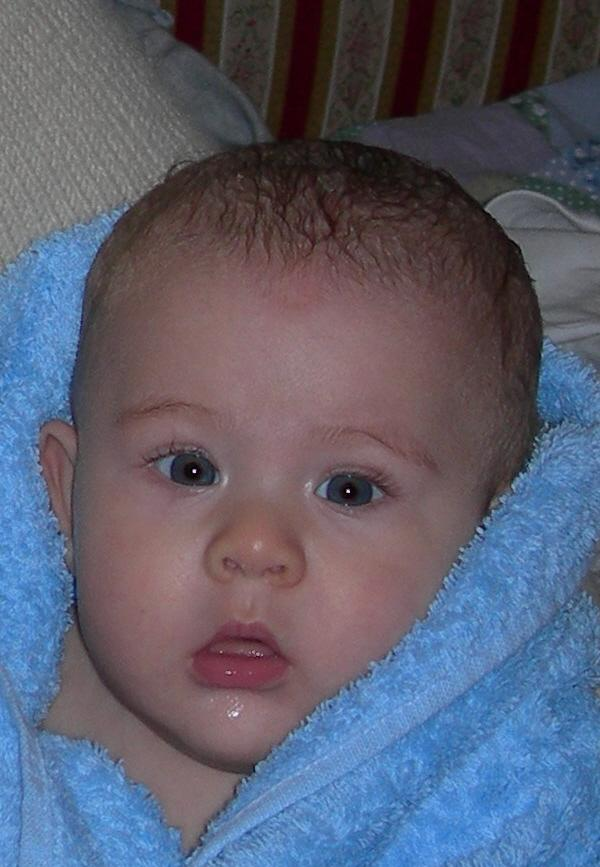
#> input picture Immagini/azzurro.jpg, 600 x 867 px, found by its file name
$ python Es_2_6_1.py
#> lines starting #> are read from the running program, lines starting #| are printed output that depends on the picture; after the words box and inside, x2 and y2 are one past the last pixel; in counts of white or black regions, pixels touching at a corner belong together
#> further down, x is the input picture: shape (867, 600, 3); mean R, G, B 91.6, 94.1, 111.2
### Librerie/color_convertion.py
# -*- coding: utf-8 -*-
"""
Created on Sat Apr 18 18:50:59 2020

@author: Davide
"""
import numpy as _np

def rgb2hsi(x):
    """
    Conversione spazio di colori da RGB a HSI.
    """
    if x.dtype==_np.uint8:
        x = _np.float64(x)/255

    # componente I
    I = _np.mean(x, -1)

    # componente S
    S = 1.0 - _np.min(x,-1) / _np.maximum(I, _np.finfo(x.dtype).eps)
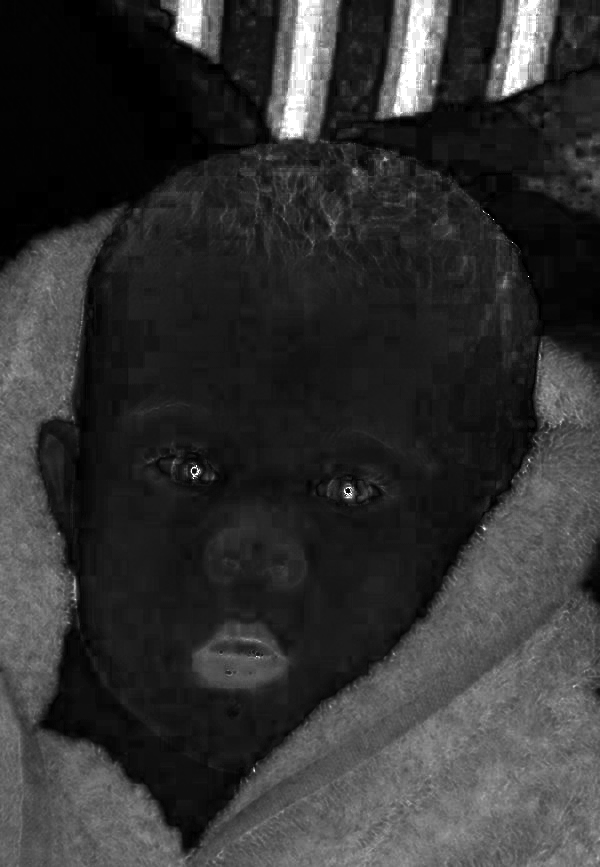
#> S: shape (867, 600) float64; min -2.22e-16, max 1, mean 0.202; drawn with min black and max white

    # componente H
    den = x @ [1,-0.5,-0.5]
    num = _np.sqrt(3)*(x @ [0,0.5,-0.5])
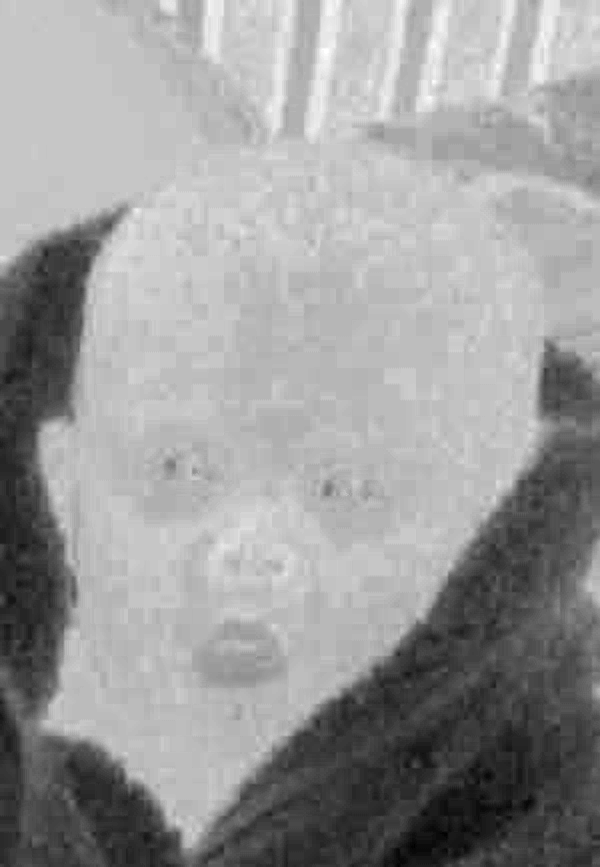
#> num: shape (867, 600) float64; min -0.282, max 0.0883, mean -0.0579; drawn with min black and max white
    H = _np.arctan2(num, den)
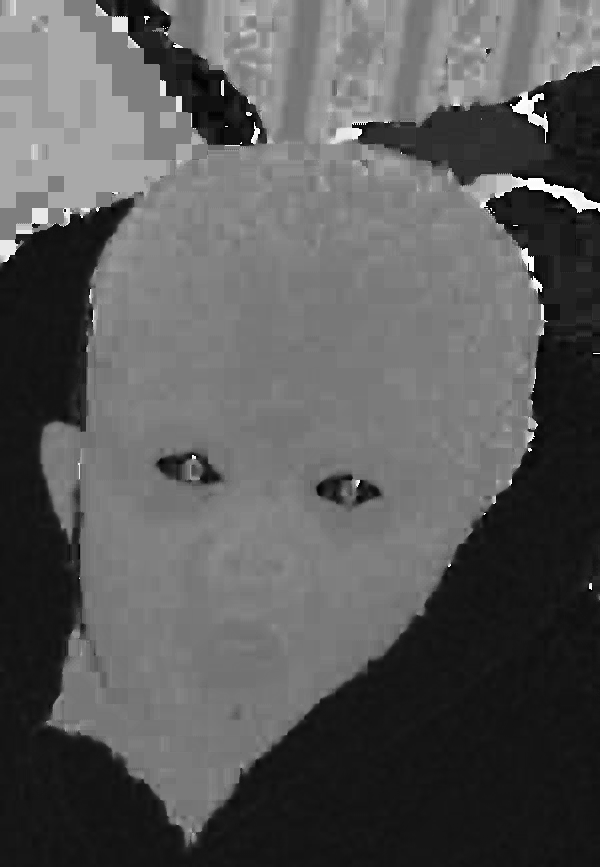
#> H: shape (867, 600) float64; min -3.1, max 3.14, mean -0.9; drawn with min black and max white
    H = (H/(2*_np.pi)) % 1 # normalizzazione componente H

    # ricostruzione
    y = _np.stack((H,S,I),-1)
    return y


# [40 lines left out: function hsi2rgb, not called in this run]

### Ex5/Es_2_6_1.py
# -*- coding: utf-8 -*-
"""
Created on Tue Apr  8 12:02:20 2025

@author: david
"""
import sys
sys.path.append("../Librerie")
import numpy as np # importa Numpy
import matplotlib.pyplot as plt # importa Matplotlib
import scipy.ndimage as ndi # importa Scipy per le immagini
import skimage.io as io # importa il modulo Input/Output di SK-Image
import scipy.ndimage as ndi
import mylib as ml
from skimage.color import rgb2hsv, hsv2rgb
import color_convertion as cc

 # 1. Variazione del colore. Considerate l’immagine Azzurro.jpg, dove ` e presente un accappatoio azzurro, e
 # generate l’immagine Rosso.jpg, in cui solo l’accappatoio diventa rosso. A tal fine, passate nello spazio
 # di colore HSI, individuate la regione dell’immagine occupata dall’accappatoio in base ai suoi valori di
 # tinta, saturazione e luminanza, e solo in tale regione operate una opportuna variazione della sola tinta

#Visualizzo Immagine input
x = io.imread('../immagini/azzurro.jpg')
x = np.float64(x) / 255
plt.figure(1)
plt.imshow(x) #non servono tag
plt.title('Immagine input')

#Passo allo spazio HSI
x_hsi = cc.rgb2hsi(x)
H = x_hsi[:,:,0]
S = x_hsi[:,:,1]
I = x_hsi[:,:,2]

plt.figure(2)
plt.subplot(1,3,1)
plt.imshow(H, clim=None, cmap='gray') #non servono tag
plt.title('Componente H')
plt.subplot(1,3,2)
plt.imshow(S, clim=None, cmap='gray') #non servono tag
plt.title('Componente S')
plt.subplot(1,3,3)
plt.imshow(I, clim=None, cmap='gray') #non servono tag
plt.title('Componente I')

mask = (H<0.60) & (H>0.57) & (S>0.3) & (S<0.5)
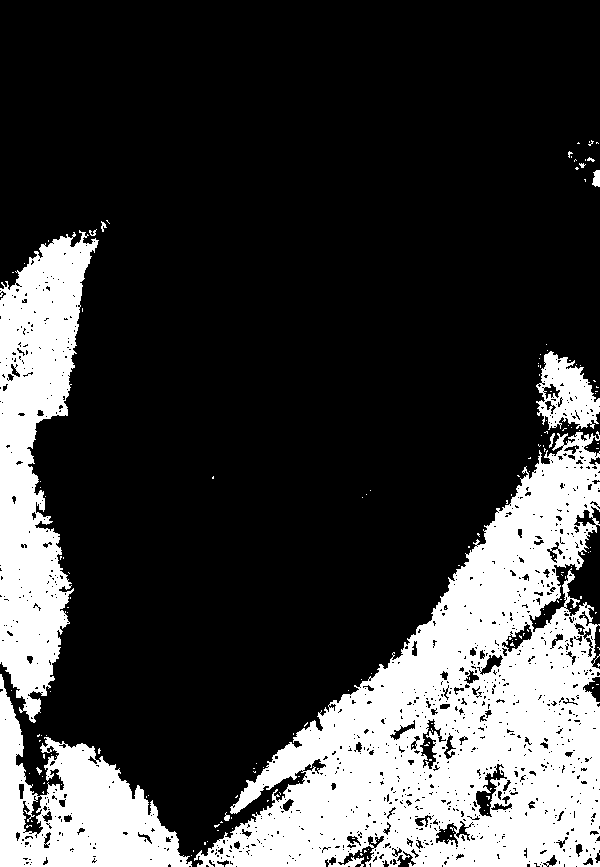
#> mask: shape (867, 600) bool; 24.4% white; 170 white regions (158 under 20 px), largest, box (x1, y1, x2, y2) and area: (194, 431, 600, 867) 80888, (0, 230, 99, 723) 25874, (0, 674, 192, 867) 16455

plt.figure()
plt.imshow(mask, clim=None, cmap='gray') #non servono tag
plt.title('Maschera')

#trasformare il colore dell'accappatoio da azzurro a rosso
yH = (H-0.6)%1
yH = mask*yH + (1-mask)*H
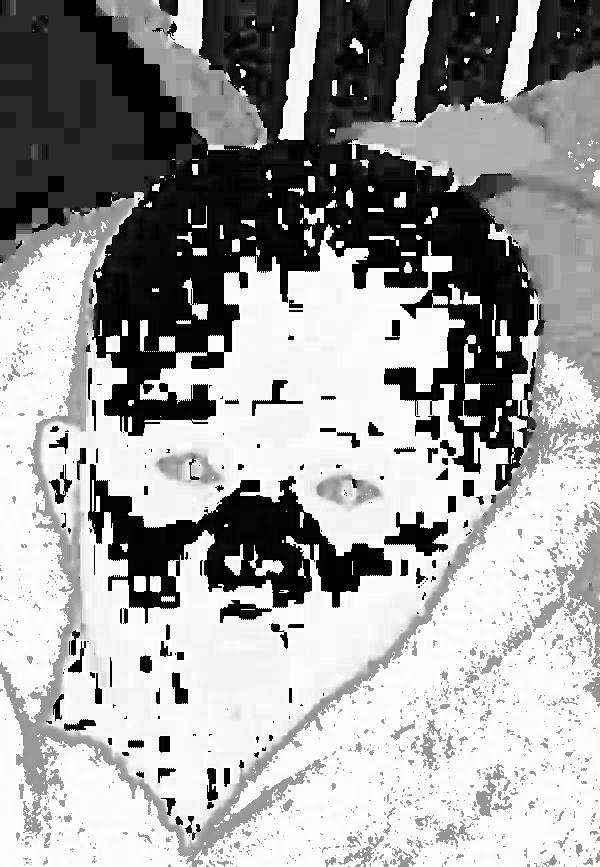
#> yH: shape (867, 600) float64; min 0, max 1, mean 0.629
y_hsv= np.stack((yH,S,I), -1)
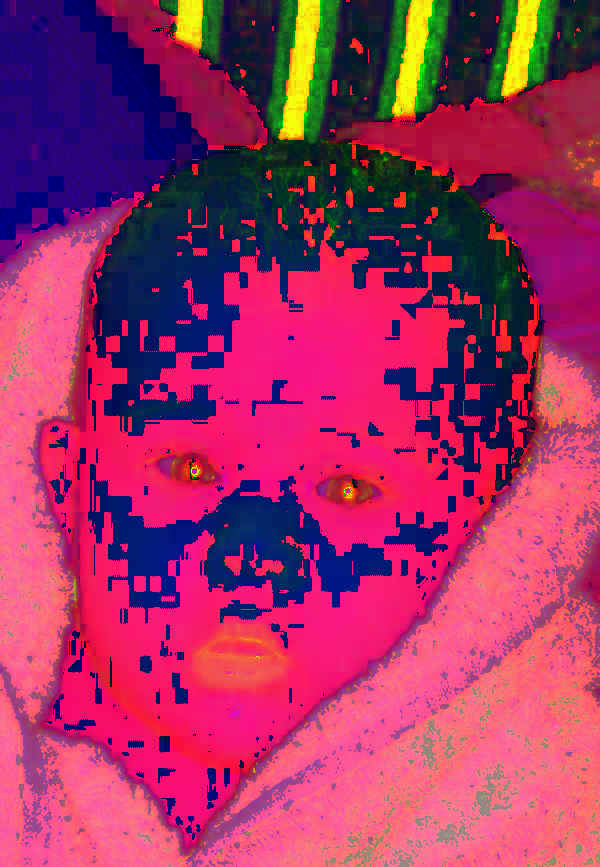
#> y_hsv: shape (867, 600, 3) float64; mean R, G, B 0.629, 0.202, 0.388; drawn with min black and max white
y=hsv2rgb(y_hsv)
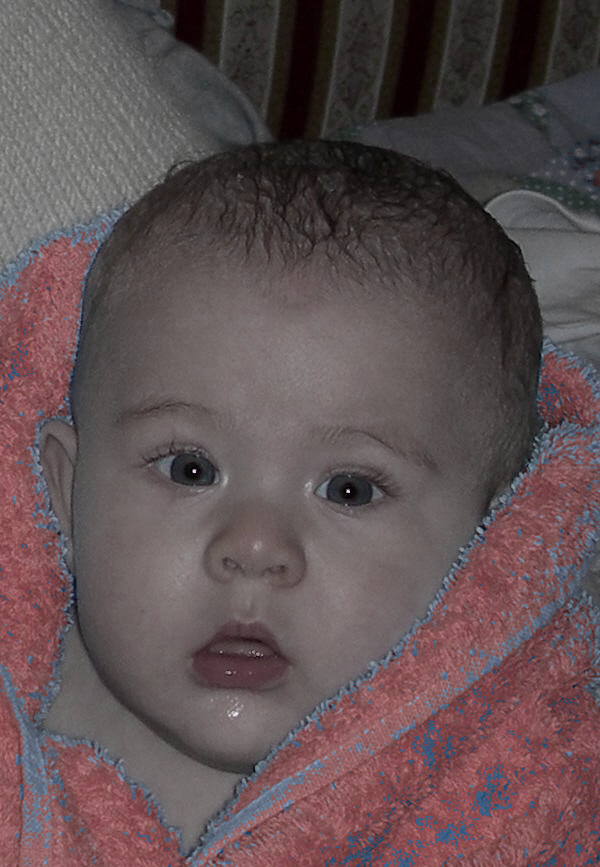
#> y: shape (867, 600, 3) float64; mean R, G, B 0.378, 0.314, 0.324

plt.figure()
plt.imshow(y) #non servono tag
plt.title('Immagine elaborata')

#> (the run stopped early here; a loop or call above may not have finished)
